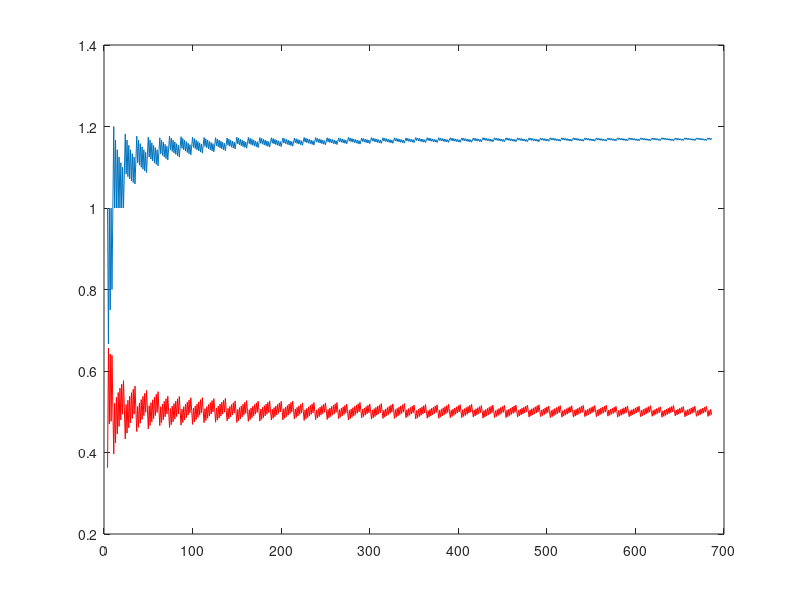

This chart was generated by the following MATLAB code:
clc
load('ratiodata.mat')
% x = adp(:,2)./adp(:,1)
x = adp(:,1)+adp(:,2)
y = adp(:,3)

plot(x,y,'r-')
hold on
plot(x,adp(:,2)./adp(:,1))
hold off

l = length(x);
mean(adp(l-5:l,2)./adp(l-5:l,1))